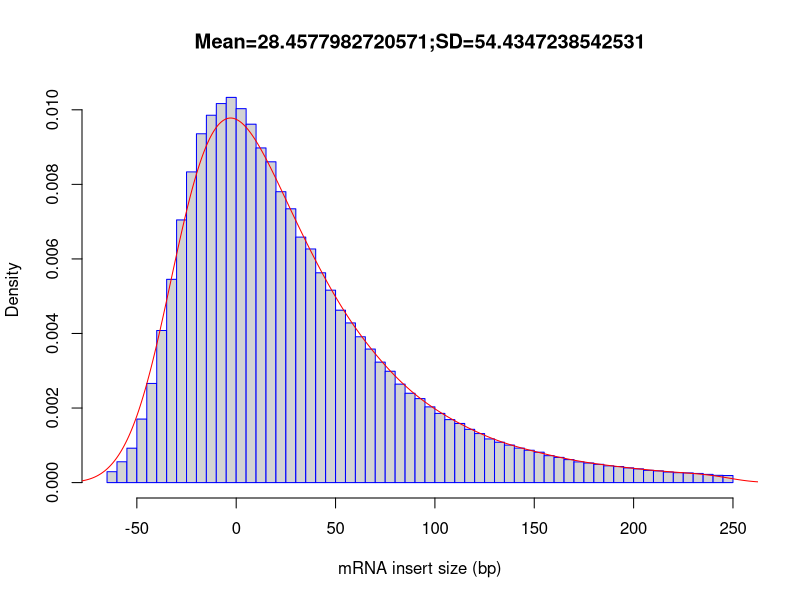

Recreate this plot in R.
out_file = 'results/08_rseqc/SRR1039513'
pdf('results/08_rseqc/SRR1039513.inner_distance_plot.pdf')
fragsize=rep(c(-247.5,-242.5,-237.5,-232.5,-227.5,-222.5,-217.5,-212.5,-207.5,-202.5,-197.5,-192.5,-187.5,-182.5,-177.5,-172.5,-167.5,-162.5,-157.5,-152.5,-147.5,-142.5,-137.5,-132.5,-127.5,-122.5,-117.5,-112.5,-107.5,-102.5,-97.5,-92.5,-87.5,-82.5,-77.5,-72.5,-67.5,-62.5,-57.5,-52.5,-47.5,-42.5,-37.5,-32.5,-27.5,-22.5,-17.5,-12.5,-7.5,-2.5,2.5,7.5,12.5,17.5,22.5,27.5,32.5,37.5,42.5,47.5,52.5,57.5,62.5,67.5,72.5,77.5,82.5,87.5,92.5,97.5,102.5,107.5,112.5,117.5,122.5,127.5,132.5,137.5,142.5,147.5,152.5,157.5,162.5,167.5,172.5,177.5,182.5,187.5,192.5,197.5,202.5,207.5,212.5,217.5,222.5,227.5,232.5,237.5,242.5,247.5),times=c(0,0,0,0,0,0,0,0,0,0,0,0,0,0,0,0,0,0,0,0,0,0,0,0,0,0,0,0,0,0,0,0,0,0,0,0,0,1406,2686,4434,8188,12782,19606,26200,33858,40049,44963,47350,48857,49649,48199,46197,43137,41351,37494,35289,31642,30113,27040,24803,22223,20581,18795,17213,15527,14350,12691,11514,10825,9762,8919,8119,7623,6866,6321,5627,5204,4838,4446,4170,3916,3473,3247,2966,2666,2525,2358,2161,2070,1900,1770,1582,1511,1366,1275,1248,1182,1055,937,912))
frag_sd = sd(fragsize)
frag_mean = mean(fragsize)
frag_median = median(fragsize)
write(x=c("Name","Mean","Median","sd"), sep="	", file=stdout(),ncolumns=4)
write(c(out_file,frag_mean,frag_median,frag_sd),sep="	", file=stdout(),ncolumns=4)
hist(fragsize,probability=T,breaks=100,xlab="mRNA insert size (bp)",main=paste(c("Mean=",frag_mean,";","SD=",frag_sd),collapse=""),border="blue")
lines(density(fragsize,bw=10),col='red')
dev.off()
